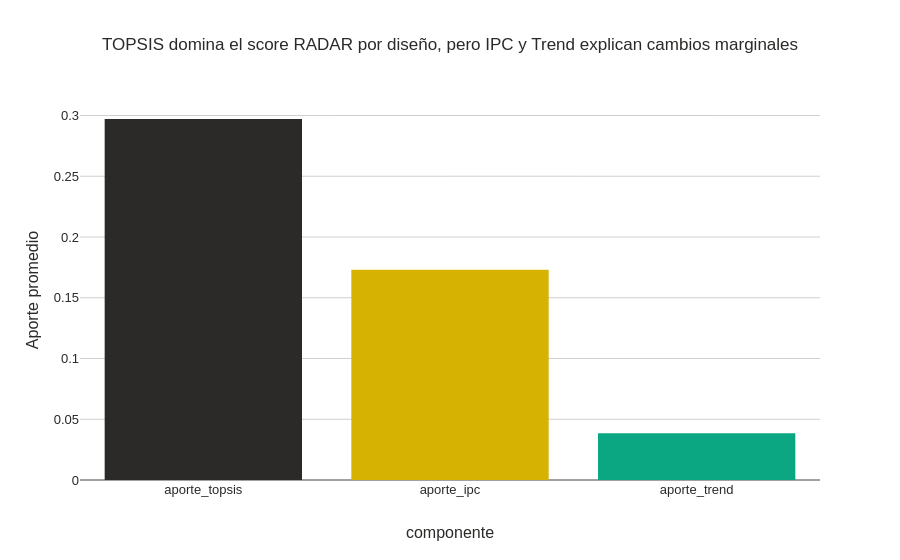

Write notebook code for a chart like this one.
### Code cell
component_means = component_df[["aporte_topsis", "aporte_ipc", "aporte_trend"]].mean().reset_index()
component_means.columns = ["componente", "aporte_promedio"]

fig = px.bar(
    component_means,
    x="componente",
    y="aporte_promedio",
    title="TOPSIS domina el score RADAR por diseño, pero IPC y Trend explican cambios marginales",
    color="componente",
    color_discrete_sequence=[CIBEST["gray"], CIBEST["gold"], CIBEST["green"]],
)
fig.update_layout(showlegend=False, yaxis_title="Aporte promedio")
fig.show()

### Figure 1 — Plotly figure (JSON) as saved in the notebook; plotly's stock layout.template omitted (floating-point values rounded to 4 significant figures)
{"data": [{"hovertemplate": "componente=%{x}<br>aporte_promedio=%{y}<extra></extra>", "legendgroup": "aporte_topsis", "marker": {"color": "#2C2A28", "pattern": {"shape": ""}}, "name": "aporte_topsis", "orientation": "v", "showlegend": true, "textposition": "auto", "type": "bar", "x": ["aporte_topsis"], "xaxis": "x", "y": [0.2971], "yaxis": "y"}, {"hovertemplate": "componente=%{x}<br>aporte_promedio=%{y}<extra></extra>", "legendgroup": "aporte_ipc", "marker": {"color": "#D6B302", "pattern": {"shape": ""}}, "name": "aporte_ipc", "orientation": "v", "showlegend": true, "textposition": "auto", "type": "bar", "x": ["aporte_ipc"], "xaxis": "x", "y": [0.1731], "yaxis": "y"}, {"hovertemplate": "componente=%{x}<br>aporte_promedio=%{y}<extra></extra>", "legendgroup": "aporte_trend", "marker": {"color": "#0BA682", "pattern": {"shape": ""}}, "name": "aporte_trend", "orientation": "v", "showlegend": true, "textposition": "auto", "type": "bar", "x": ["aporte_trend"], "xaxis": "x", "y": [0.03845], "yaxis": "y"}], "layout": {"barmode": "relative", "legend": {"title": {"text": "componente"}, "tracegroupgap": 0}, "showlegend": false, "title": {"text": "TOPSIS domina el score RADAR por diseño, pero IPC y Trend explican cambios marginales"}, "xaxis": {"anchor": "y", "categoryarray": ["aporte_topsis", "aporte_ipc", "aporte_trend"], "categoryorder": "array", "domain": [0, 1], "title": {"text": "componente"}}, "yaxis": {"anchor": "x", "domain": [0, 1], "title": {"text": "Aporte promedio"}}}}
